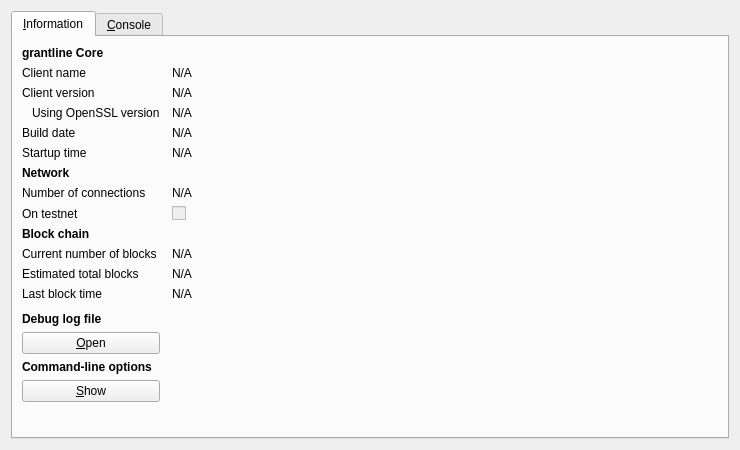
<?xml version="1.0" encoding="UTF-8"?>
<ui version="4.0">
 <class>RPCConsole</class>
 <widget class="QDialog" name="RPCConsole">
  <property name="geometry">
   <rect>
    <x>0</x>
    <y>0</y>
    <width>740</width>
    <height>450</height>
   </rect>
  </property>
  <property name="windowTitle">
   <string>grantline - Debug window</string>
  </property>
  <layout class="QVBoxLayout" name="verticalLayout_2">
   <item>
    <widget class="QTabWidget" name="tabWidget">
     <property name="currentIndex">
      <number>0</number>
     </property>
     <widget class="QWidget" name="tab_info">
      <attribute name="title">
       <string>&amp;Information</string>
      </attribute>
      <layout class="QGridLayout" name="gridLayout" columnstretch="0,1">
       <property name="horizontalSpacing">
        <number>12</number>
       </property>
       <item row="0" column="0">
        <widget class="QLabel" name="label_9">
         <property name="font">
          <font>
           <weight>75</weight>
           <bold>true</bold>
          </font>
         </property>
         <property name="text">
          <string>grantline Core</string>
         </property>
        </widget>
       </item>
       <item row="1" column="0">
        <widget class="QLabel" name="label_5">
         <property name="text">
          <string>Client name</string>
         </property>
        </widget>
       </item>
       <item row="1" column="1">
        <widget class="QLabel" name="clientName">
         <property name="cursor">
          <cursorShape>IBeamCursor</cursorShape>
         </property>
         <property name="text">
          <string>N/A</string>
         </property>
         <property name="textFormat">
          <enum>Qt::PlainText</enum>
         </property>
         <property name="textInteractionFlags">
          <set>Qt::LinksAccessibleByMouse|Qt::TextSelectableByKeyboard|Qt::TextSelectableByMouse</set>
         </property>
        </widget>
       </item>
       <item row="2" column="0">
        <widget class="QLabel" name="label_6">
         <property name="text">
          <string>Client version</string>
         </property>
        </widget>
       </item>
       <item row="2" column="1">
        <widget class="QLabel" name="clientVersion">
         <property name="cursor">
          <cursorShape>IBeamCursor</cursorShape>
         </property>
         <property name="text">
          <string>N/A</string>
         </property>
         <property name="textFormat">
          <enum>Qt::PlainText</enum>
         </property>
         <property name="textInteractionFlags">
          <set>Qt::LinksAccessibleByMouse|Qt::TextSelectableByKeyboard|Qt::TextSelectableByMouse</set>
         </property>
        </widget>
       </item>
       <item row="3" column="0">
        <widget class="QLabel" name="label_14">
         <property name="text">
          <string>Using OpenSSL version</string>
         </property>
         <property name="indent">
          <number>10</number>
         </property>
        </widget>
       </item>
       <item row="3" column="1">
        <widget class="QLabel" name="openSSLVersion">
         <property name="cursor">
          <cursorShape>IBeamCursor</cursorShape>
         </property>
         <property name="text">
          <string>N/A</string>
         </property>
         <property name="textFormat">
          <enum>Qt::PlainText</enum>
         </property>
         <property name="textInteractionFlags">
          <set>Qt::LinksAccessibleByMouse|Qt::TextSelectableByKeyboard|Qt::TextSelectableByMouse</set>
         </property>
        </widget>
       </item>
       <item row="4" column="0">
        <widget class="QLabel" name="label_12">
         <property name="text">
          <string>Build date</string>
         </property>
        </widget>
       </item>
       <item row="4" column="1">
        <widget class="QLabel" name="buildDate">
         <property name="cursor">
          <cursorShape>IBeamCursor</cursorShape>
         </property>
         <property name="text">
          <string>N/A</string>
         </property>
         <property name="textFormat">
          <enum>Qt::PlainText</enum>
         </property>
         <property name="textInteractionFlags">
          <set>Qt::LinksAccessibleByMouse|Qt::TextSelectableByKeyboard|Qt::TextSelectableByMouse</set>
         </property>
        </widget>
       </item>
       <item row="5" column="0">
        <widget class="QLabel" name="label_13">
         <property name="text">
          <string>Startup time</string>
         </property>
        </widget>
       </item>
       <item row="5" column="1">
        <widget class="QLabel" name="startupTime">
         <property name="cursor">
          <cursorShape>IBeamCursor</cursorShape>
         </property>
         <property name="text">
          <string>N/A</string>
         </property>
         <property name="textFormat">
          <enum>Qt::PlainText</enum>
         </property>
         <property name="textInteractionFlags">
          <set>Qt::LinksAccessibleByMouse|Qt::TextSelectableByKeyboard|Qt::TextSelectableByMouse</set>
         </property>
        </widget>
       </item>
       <item row="6" column="0">
        <widget class="QLabel" name="label_11">
         <property name="font">
          <font>
           <weight>75</weight>
           <bold>true</bold>
          </font>
         </property>
         <property name="text">
          <string>Network</string>
         </property>
        </widget>
       </item>
       <item row="7" column="0">
        <widget class="QLabel" name="label_7">
         <property name="text">
          <string>Number of connections</string>
         </property>
        </widget>
       </item>
       <item row="7" column="1">
        <widget class="QLabel" name="numberOfConnections">
         <property name="cursor">
          <cursorShape>IBeamCursor</cursorShape>
         </property>
         <property name="text">
          <string>N/A</string>
         </property>
         <property name="textFormat">
          <enum>Qt::PlainText</enum>
         </property>
         <property name="textInteractionFlags">
          <set>Qt::LinksAccessibleByMouse|Qt::TextSelectableByKeyboard|Qt::TextSelectableByMouse</set>
         </property>
        </widget>
       </item>
       <item row="8" column="0">
        <widget class="QLabel" name="label_8">
         <property name="text">
          <string>On testnet</string>
         </property>
        </widget>
       </item>
       <item row="8" column="1">
        <widget class="QCheckBox" name="isTestNet">
         <property name="enabled">
          <bool>false</bool>
         </property>
         <property name="text">
          <string/>
         </property>
        </widget>
       </item>
       <item row="9" column="0">
        <widget class="QLabel" name="label_10">
         <property name="font">
          <font>
           <weight>75</weight>
           <bold>true</bold>
          </font>
         </property>
         <property name="text">
          <string>Block chain</string>
         </property>
        </widget>
       </item>
       <item row="10" column="0">
        <widget class="QLabel" name="label_3">
         <property name="text">
          <string>Current number of blocks</string>
         </property>
        </widget>
       </item>
       <item row="10" column="1">
        <widget class="QLabel" name="numberOfBlocks">
         <property name="cursor">
          <cursorShape>IBeamCursor</cursorShape>
         </property>
         <property name="text">
          <string>N/A</string>
         </property>
         <property name="textFormat">
          <enum>Qt::PlainText</enum>
         </property>
         <property name="textInteractionFlags">
          <set>Qt::LinksAccessibleByMouse|Qt::TextSelectableByKeyboard|Qt::TextSelectableByMouse</set>
         </property>
        </widget>
       </item>
       <item row="11" column="0">
        <widget class="QLabel" name="label_4">
         <property name="text">
          <string>Estimated total blocks</string>
         </property>
        </widget>
       </item>
       <item row="11" column="1">
        <widget class="QLabel" name="totalBlocks">
         <property name="cursor">
          <cursorShape>IBeamCursor</cursorShape>
         </property>
         <property name="text">
          <string>N/A</string>
         </property>
         <property name="textFormat">
          <enum>Qt::PlainText</enum>
         </property>
         <property name="textInteractionFlags">
          <set>Qt::LinksAccessibleByMouse|Qt::TextSelectableByKeyboard|Qt::TextSelectableByMouse</set>
         </property>
        </widget>
       </item>
       <item row="12" column="0">
        <widget class="QLabel" name="label_2">
         <property name="text">
          <string>Last block time</string>
         </property>
        </widget>
       </item>
       <item row="12" column="1">
        <widget class="QLabel" name="lastBlockTime">
         <property name="cursor">
          <cursorShape>IBeamCursor</cursorShape>
         </property>
         <property name="text">
          <string>N/A</string>
         </property>
         <property name="textFormat">
          <enum>Qt::PlainText</enum>
         </property>
         <property name="textInteractionFlags">
          <set>Qt::LinksAccessibleByMouse|Qt::TextSelectableByKeyboard|Qt::TextSelectableByMouse</set>
         </property>
        </widget>
       </item>
       <item row="13" column="0">
        <spacer name="verticalSpacer_2">
         <property name="orientation">
          <enum>Qt::Vertical</enum>
         </property>
         <property name="sizeHint" stdset="0">
          <size>
           <width>20</width>
           <height>20</height>
          </size>
         </property>
        </spacer>
       </item>
       <item row="14" column="0">
        <widget class="QLabel" name="labelDebugLogfile">
         <property name="font">
          <font>
           <weight>75</weight>
           <bold>true</bold>
          </font>
         </property>
         <property name="text">
          <string>Debug log file</string>
         </property>
        </widget>
       </item>
       <item row="15" column="0">
        <widget class="QPushButton" name="openDebugLogfileButton">
         <property name="toolTip">
          <string>Open the grantline debug log file from the current data directory. This can take a few seconds for large log files.</string>
         </property>
         <property name="text">
          <string>&amp;Open</string>
         </property>
         <property name="autoDefault">
          <bool>false</bool>
         </property>
        </widget>
       </item>
       <item row="16" column="0">
        <widget class="QLabel" name="labelCLOptions">
         <property name="font">
          <font>
           <weight>75</weight>
           <bold>true</bold>
          </font>
         </property>
         <property name="text">
          <string>Command-line options</string>
         </property>
        </widget>
       </item>
       <item row="17" column="0">
        <widget class="QPushButton" name="showCLOptionsButton">
         <property name="toolTip">
          <string>Show the grantline-qt help message to get a list with possible xonecoin command-line options.</string>
         </property>
         <property name="text">
          <string>&amp;Show</string>
         </property>
         <property name="autoDefault">
          <bool>false</bool>
         </property>
        </widget>
       </item>
       <item row="18" column="0">
        <spacer name="verticalSpacer">
         <property name="orientation">
          <enum>Qt::Vertical</enum>
         </property>
         <property name="sizeHint" stdset="0">
          <size>
           <width>20</width>
           <height>40</height>
          </size>
         </property>
        </spacer>
       </item>
      </layout>
     </widget>
     <widget class="QWidget" name="tab_console">
      <attribute name="title">
       <string>&amp;Console</string>
      </attribute>
      <layout class="QVBoxLayout" name="verticalLayout_3">
       <property name="spacing">
        <number>3</number>
       </property>
       <item>
        <widget class="QTextEdit" name="messagesWidget">
         <property name="minimumSize">
          <size>
           <width>0</width>
           <height>100</height>
          </size>
         </property>
         <property name="readOnly">
          <bool>true</bool>
         </property>
         <property name="tabKeyNavigation" stdset="0">
          <bool>false</bool>
         </property>
         <property name="columnCount" stdset="0">
          <number>2</number>
         </property>
        </widget>
       </item>
       <item>
        <layout class="QHBoxLayout" name="horizontalLayout">
         <property name="spacing">
          <number>3</number>
         </property>
         <item>
          <widget class="QLabel" name="label">
           <property name="text">
            <string notr="true">&gt;</string>
           </property>
          </widget>
         </item>
         <item>
          <widget class="QLineEdit" name="lineEdit"/>
         </item>
         <item>
          <widget class="QPushButton" name="clearButton">
           <property name="maximumSize">
            <size>
             <width>24</width>
             <height>24</height>
            </size>
           </property>
           <property name="toolTip">
            <string>Clear console</string>
           </property>
           <property name="text">
            <string/>
           </property>
           <property name="icon">
            <iconset resource="../bitcoin.qrc">
             <normaloff>:/icons/remove</normaloff>:/icons/remove</iconset>
           </property>
           <property name="shortcut">
            <string notr="true">Ctrl+L</string>
           </property>
           <property name="autoDefault">
            <bool>false</bool>
           </property>
          </widget>
         </item>
        </layout>
       </item>
      </layout>
     </widget>
    </widget>
   </item>
  </layout>
 </widget>
 <resources>
  <include location="../bitcoin.qrc"/>
 </resources>
 <connections/>
</ui>
